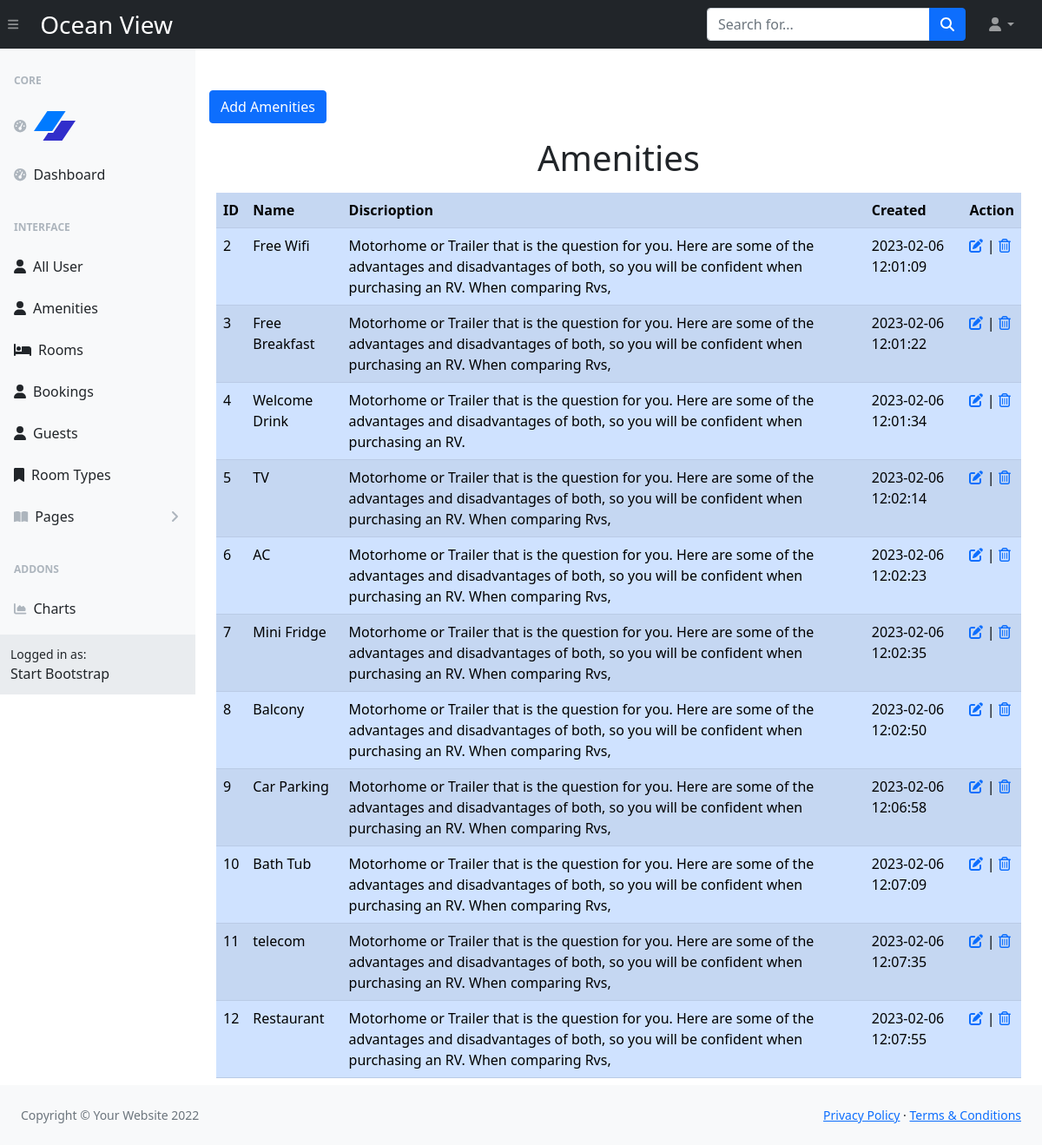
Page /admin/amenities.php (signed in) on the committed database.
### tables this page shows
CREATE TABLE `amenities` (
  `id` int(11) NOT NULL,
  `name` varchar(60) NOT NULL,
  `description` text NOT NULL,
  `created_at` timestamp NOT NULL DEFAULT current_timestamp()
);

### admin/amenities.php (the view, shortened to what this page needs)
<?php
$conn = db::connect();
?>
<?php require __DIR__ . '/components/header.php'; ?>
</head>
<body class="sb-nav-fixed">
    <?php require __DIR__ . '/components/navbar.php'; ?>
    <div id="layoutSidenav">
        <?php require __DIR__ . '/components/sidebar.php'; ?>
        <div id="layoutSidenav_content">
            <main class="mt-5">
                <div class="row">
                    <div class="col">
                        <button type="button" class="btn btn-primary shadow-none ms-3" data-bs-toggle="modal" data-bs-target="#exampleModal">
                            Add Amenities
                        </button>
                        <div class="container">
                            <div class="row">
                                <div class="column">
                                    <h1 class="text-center my-3">Amenities</h1>
                                    <table class="table table-primary table-striped">
                                        <tr>
                                            <th>ID</th>
                                            <th>Name</th>
                                            <th>Discrioption</th>
                                            <th>Created</th>
                                            <th>Action</th>
                                        </tr>
                                        <?php
                                        $selectQ = "select * from amenities where 1";
                                        $records = $conn->query($selectQ);
                                        while ($row = $records->fetch_assoc()) {
                                            echo "<tr>";
                                            echo "<td>" . $row['id'] . "</td>";
                                            echo "<td>" . $row['name'] . "</td>";
                                            echo "<td>" . $row['description'] . "</td>";
                                            echo "<td>" . $row['created_at'] . "</td>";
                                            echo "<td><a href='amenities-edit.php?id=" . $row['id'] . "'><i class='fa-solid fa-pen-to-square'></i></a> | <a onclick='return confirm(\"Are you sure you want to delete this item?\");' href='amenities-delete.php?id=" . $row['id'] . "'><i class='fa-regular fa-trash-can'></i></a></td>";
                                            echo "</tr>";
                                        }
                                        ?>
                                    </table>
                                </div>
                            </div>
                        </div>
                    </div>
                </div>
            </main>
        </div>
    </div>
    <?php require __DIR__ . '/components/footer.php'; ?>

### rows in the picture
amenities: id "2", name "Free Wifi", description "Motorhome or Trailer that is the question for you. Here are some of the advantages and disadvantages of both, so you will be confident when purchasing an RV. When comparing Rvs,", created_at "2023-02-06 12:01:09"
amenities: id "3", name "Free Breakfast", description "Motorhome or Trailer that is the question for you. Here are some of the advantages and disadvantages of both, so you will be confident when purchasing an RV. When comparing Rvs,", created_at "2023-02-06 12:01:22"
amenities: id "4", name "Welcome Drink", description "Motorhome or Trailer that is the question for you. Here are some of the advantages and disadvantages of both, so you will be confident when purchasing an RV.", created_at "2023-02-06 12:01:34"
amenities: id "5", name "TV", description "Motorhome or Trailer that is the question for you. Here are some of the advantages and disadvantages of both, so you will be confident when purchasing an RV. When comparing Rvs,", created_at "2023-02-06 12:02:14"
amenities: id "6", name "AC", description "Motorhome or Trailer that is the question for you. Here are some of the advantages and disadvantages of both, so you will be confident when purchasing an RV. When comparing Rvs,", created_at "2023-02-06 12:02:23"
amenities: id "7", name "Mini Fridge", description "Motorhome or Trailer that is the question for you. Here are some of the advantages and disadvantages of both, so you will be confident when purchasing an RV. When comparing Rvs,", created_at "2023-02-06 12:02:35"
amenities: id "8", name "Balcony", description "Motorhome or Trailer that is the question for you. Here are some of the advantages and disadvantages of both, so you will be confident when purchasing an RV. When comparing Rvs,", created_at "2023-02-06 12:02:50"
amenities: id "9", name "Car Parking", description "Motorhome or Trailer that is the question for you. Here are some of the advantages and disadvantages of both, so you will be confident when purchasing an RV. When comparing Rvs,", created_at "2023-02-06 12:06:58"
amenities: id "10", name "Bath Tub", description "Motorhome or Trailer that is the question for you. Here are some of the advantages and disadvantages of both, so you will be confident when purchasing an RV. When comparing Rvs,", created_at "2023-02-06 12:07:09"
amenities: id "11", name "telecom", description "Motorhome or Trailer that is the question for you. Here are some of the advantages and disadvantages of both, so you will be confident when purchasing an RV. When comparing Rvs,", created_at "2023-02-06 12:07:35"
amenities: id "12", name "Restaurant", description "Motorhome or Trailer that is the question for you. Here are some of the advantages and disadvantages of both, so you will be confident when purchasing an RV. When comparing Rvs,", created_at "2023-02-06 12:07:55"

### other values in the picture
settings()['companyname'] "Ocean View"
